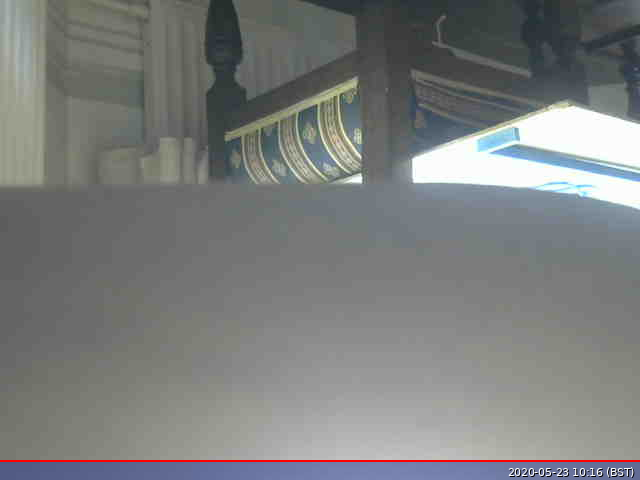
#> input picture PythonVision/image.jpg, 640 x 480 px
$ python -i Vision2.py   (imports and definitions only)
#> lines starting #> are read from the running program, lines starting #| are printed output that depends on the picture; after the words box and inside, x2 and y2 are one past the last pixel; in counts of white or black regions, pixels touching at a corner belong together
#> further down, picture is the input picture: shape (480, 640, 3); mean B, G, R 124.8, 125.5, 123.3
import numpy as np
import cv2
import time
import math

# Uses the first line of the camera image to determine whether we should go left or right. Camera is angled and pointed forward, at a slight height above the ground


class VisionHandler:
    m_lower_range_guide = np.array([85, 100, 50])
    m_upper_range_guide = np.array([150, 255, 255])

    m_lower_range_tree = np.array([85, 100, 50])
    m_upper_range_tree = np.array([150, 255, 255])

    m_lower_range_hand = np.array([85, 100, 50])
    m_upper_range_hand = np.array([150, 255, 255])

    crop_from_top = 0
    tree_stop_distance = 50

    go_left_size = 50
    end_reached_size = 150  # if the white doesn't start before this height, end reached, so turn around

    direction = 0
    turn_around = False
    tree_detected = False

    can_see_trees = True
    can_see_end = True
    stop_turning = False
    do_stop_check = False

    distance_to_guide = 0

    time_at_last_detection = 0

    angle = 0

    def __init__(self, video_source=0):
        # Open the video source
        self.cap = cv2.VideoCapture(video_source)
        if not self.cap.isOpened():
            raise ValueError("Unable to open video source", video_source)

        # Get video source width and height
        self.width = self.cap.get(cv2.CAP_PROP_FRAME_WIDTH)
        self.height = self.cap.get(cv2.CAP_PROP_FRAME_HEIGHT)

    # [24 lines left out: functions update, normalize_colors, not called in this run]

    def find_edge(self, frame):
        hsv = cv2.cvtColor(frame, cv2.cv2.COLOR_BGR2HSV)  # convert the frame to HSV color space
#> hsv: shape (480, 640, 3); mean H, S, V 36.8, 17.9, 129.2
        mask = cv2.inRange(hsv, self.m_lower_range_guide, self.m_upper_range_guide)  # create mask for blue color
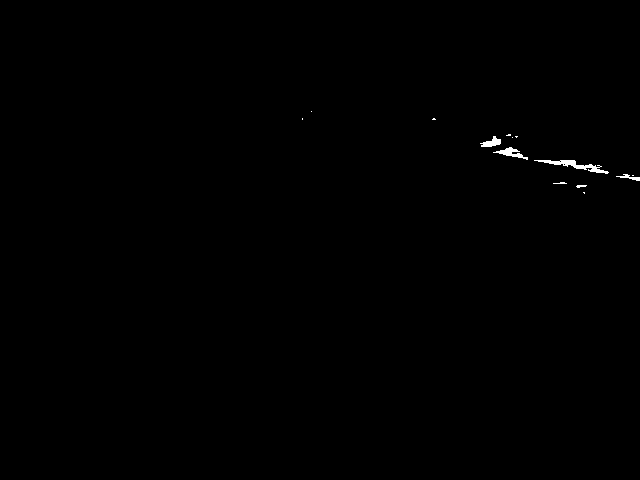
#> mask: shape (480, 640); 0.24% white; 14 white regions (9 under 20 px), largest, box (x1, y1, x2, y2) and area: (534, 160, 609, 174) 310, (493, 147, 528, 160) 163, (480, 136, 501, 147) 125, (616, 174, 640, 181) 66, (576, 185, 587, 188) 23
        mask = cv2.GaussianBlur(mask, (11, 11), cv2.BORDER_DEFAULT)  # blur the mask for better reading
        success, thresh = cv2.threshold(mask, 127, 255, cv2.THRESH_BINARY)
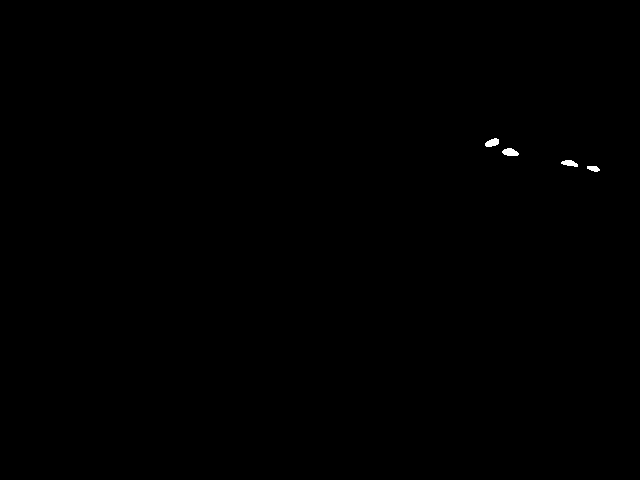
#> thresh: shape (480, 640); 0.11% white; 4 white regions, box (x1, y1, x2, y2) and area: (502, 148, 519, 156) 100, (485, 138, 499, 147) 90, (561, 160, 578, 167) 79, (587, 166, 600, 172) 57
        self.distance_to_guide = mask.shape[0]
#> self.distance_to_guide = 480
        distances = []

        first_y = -1
        for x in range(1, 361, 30):
            for line in range(frame.shape[0] - 1, self.end_reached_size - x, -1):
                # check if the first line is white
                if thresh[line, x] > 0:
                    dist = 480-line
                    if line > 1:
                        if first_y == -1:
                            first_y = dist
                        distances.append(dist - first_y)
                    break
        if len(distances) >= 2 and self.time_at_last_detection + 0.8 < time.time(): #wait at least a second before stopping turn
            averageDeltaY = 0
            for i in range(1, len(distances)):
                averageDeltaY += distances[i] - distances[i-1]
            averageDeltaY /= len(distances)
            averageDelta = averageDeltaY/(360/len(distances))
            new_angle = math.atan(averageDelta)
            self.angle = self.angle * 0.5 + new_angle * 57 * 0.5
            if 13.0 < self.angle < 15.0 and self.do_stop_check:
                self.stop_turning = True
                print("Stop turning", self.angle)
            if self.do_stop_check is False:
                self.stop_turning = False
            # self.distance_to_guide = sum(distances)/len(distances)

        self.distance_to_guide = first_y
        print(f'{self.angle}\r', end="")

        if self.go_left_size < self.distance_to_guide < self.end_reached_size:
            self.go_left()
        elif self.distance_to_guide <= self.go_left_size:
            self.go_right()
        else:
            self.direction = 0
            self.end_reached()

        return thresh

    # [25 lines left out: function find_tree, not called in this run]

    def go_left(self):
        self.direction = 1

    def go_right(self):
        self.direction = -1

    # [12 lines left out: functions tree_found, end_reached, not called in this run]

# [1 line not run here, left out]

>>> import cv2
>>> picture = cv2.imread('image.jpg')
>>> result = VisionHandler().find_edge(picture)
